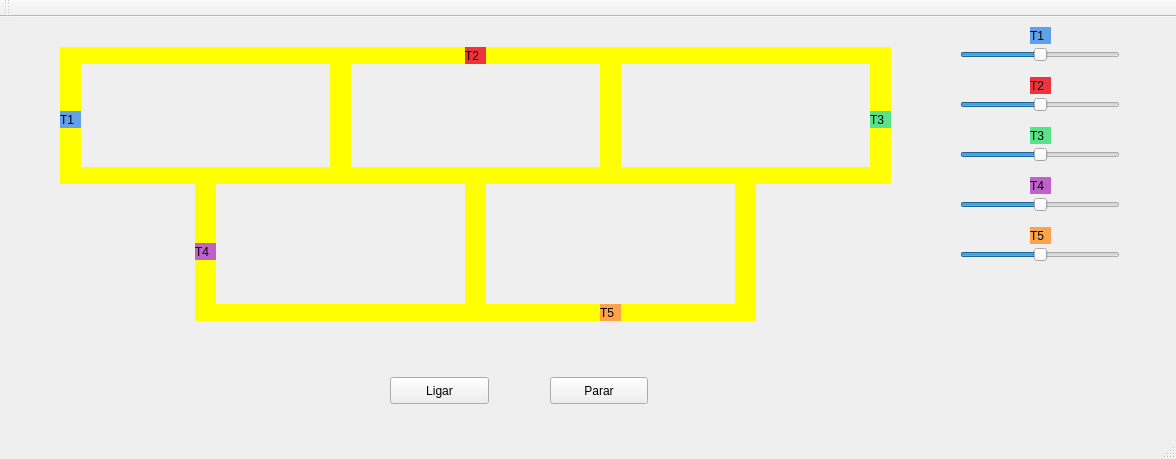
<?xml version="1.0" encoding="UTF-8"?>
<ui version="4.0">
 <class>MainWindow</class>
 <widget class="QMainWindow" name="MainWindow">
  <property name="geometry">
   <rect>
    <x>0</x>
    <y>0</y>
    <width>1176</width>
    <height>459</height>
   </rect>
  </property>
  <property name="windowTitle">
   <string>MainWindow</string>
  </property>
  <widget class="QWidget" name="centralWidget">
   <widget class="QLabel" name="label_trem1">
    <property name="geometry">
     <rect>
      <x>60</x>
      <y>94</y>
      <width>21</width>
      <height>17</height>
     </rect>
    </property>
    <property name="styleSheet">
     <string notr="true">QLabel { background: rgb(98, 160, 234); text-color: white;}</string>
    </property>
    <property name="text">
     <string>T1</string>
    </property>
   </widget>
   <widget class="QLabel" name="label_trilho1">
    <property name="geometry">
     <rect>
      <x>80</x>
      <y>30</y>
      <width>250</width>
      <height>17</height>
     </rect>
    </property>
    <property name="styleSheet">
     <string notr="true">QLabel { background: yellow}</string>
    </property>
    <property name="text">
     <string/>
    </property>
   </widget>
   <widget class="QLabel" name="label_trilho2">
    <property name="geometry">
     <rect>
      <x>80</x>
      <y>150</y>
      <width>250</width>
      <height>17</height>
     </rect>
    </property>
    <property name="styleSheet">
     <string notr="true">QLabel { background: yellow}</string>
    </property>
    <property name="text">
     <string/>
    </property>
   </widget>
   <widget class="QLabel" name="label_trilho3">
    <property name="geometry">
     <rect>
      <x>330</x>
      <y>30</y>
      <width>21</width>
      <height>137</height>
     </rect>
    </property>
    <property name="styleSheet">
     <string notr="true">QLabel { background: yellow}</string>
    </property>
    <property name="text">
     <string/>
    </property>
   </widget>
   <widget class="QLabel" name="label_trilho4">
    <property name="geometry">
     <rect>
      <x>60</x>
      <y>30</y>
      <width>21</width>
      <height>137</height>
     </rect>
    </property>
    <property name="styleSheet">
     <string notr="true">QLabel { background: yellow}</string>
    </property>
    <property name="text">
     <string/>
    </property>
   </widget>
   <widget class="QPushButton" name="pushButton">
    <property name="geometry">
     <rect>
      <x>390</x>
      <y>360</y>
      <width>99</width>
      <height>27</height>
     </rect>
    </property>
    <property name="text">
     <string>Ligar</string>
    </property>
   </widget>
   <widget class="QPushButton" name="pushButton_2">
    <property name="geometry">
     <rect>
      <x>550</x>
      <y>360</y>
      <width>98</width>
      <height>27</height>
     </rect>
    </property>
    <property name="text">
     <string>Parar</string>
    </property>
   </widget>
   <widget class="QLabel" name="label_trilho4_2">
    <property name="geometry">
     <rect>
      <x>600</x>
      <y>30</y>
      <width>21</width>
      <height>137</height>
     </rect>
    </property>
    <property name="styleSheet">
     <string notr="true">QLabel { background: yellow}</string>
    </property>
    <property name="text">
     <string/>
    </property>
   </widget>
   <widget class="QLabel" name="label_trilho1_2">
    <property name="geometry">
     <rect>
      <x>350</x>
      <y>30</y>
      <width>250</width>
      <height>17</height>
     </rect>
    </property>
    <property name="styleSheet">
     <string notr="true">QLabel { background: yellow}</string>
    </property>
    <property name="text">
     <string/>
    </property>
   </widget>
   <widget class="QLabel" name="label_trilho2_2">
    <property name="geometry">
     <rect>
      <x>350</x>
      <y>150</y>
      <width>250</width>
      <height>17</height>
     </rect>
    </property>
    <property name="styleSheet">
     <string notr="true">QLabel { background: yellow}</string>
    </property>
    <property name="text">
     <string/>
    </property>
   </widget>
   <widget class="QLabel" name="label_trem2">
    <property name="geometry">
     <rect>
      <x>465</x>
      <y>30</y>
      <width>21</width>
      <height>17</height>
     </rect>
    </property>
    <property name="styleSheet">
     <string notr="true">QLabel { background: rgb(237, 51, 59)}</string>
    </property>
    <property name="text">
     <string>T2</string>
    </property>
   </widget>
   <widget class="QLabel" name="label_trilho1_3">
    <property name="geometry">
     <rect>
      <x>620</x>
      <y>30</y>
      <width>250</width>
      <height>17</height>
     </rect>
    </property>
    <property name="styleSheet">
     <string notr="true">QLabel { background: yellow}</string>
    </property>
    <property name="text">
     <string/>
    </property>
   </widget>
   <widget class="QLabel" name="label_trilho3_2">
    <property name="geometry">
     <rect>
      <x>870</x>
      <y>30</y>
      <width>21</width>
      <height>137</height>
     </rect>
    </property>
    <property name="styleSheet">
     <string notr="true">QLabel { background: yellow}</string>
    </property>
    <property name="text">
     <string/>
    </property>
   </widget>
   <widget class="QLabel" name="label_trilho2_3">
    <property name="geometry">
     <rect>
      <x>620</x>
      <y>150</y>
      <width>250</width>
      <height>17</height>
     </rect>
    </property>
    <property name="styleSheet">
     <string notr="true">QLabel { background: yellow}</string>
    </property>
    <property name="text">
     <string/>
    </property>
   </widget>
   <widget class="QLabel" name="label_trilho3_3">
    <property name="geometry">
     <rect>
      <x>735</x>
      <y>167</y>
      <width>21</width>
      <height>137</height>
     </rect>
    </property>
    <property name="styleSheet">
     <string notr="true">QLabel { background: yellow}</string>
    </property>
    <property name="text">
     <string/>
    </property>
   </widget>
   <widget class="QLabel" name="label_trilho2_4">
    <property name="geometry">
     <rect>
      <x>485</x>
      <y>287</y>
      <width>250</width>
      <height>17</height>
     </rect>
    </property>
    <property name="styleSheet">
     <string notr="true">QLabel { background: yellow}</string>
    </property>
    <property name="text">
     <string/>
    </property>
   </widget>
   <widget class="QLabel" name="label_trilho3_4">
    <property name="geometry">
     <rect>
      <x>465</x>
      <y>167</y>
      <width>21</width>
      <height>137</height>
     </rect>
    </property>
    <property name="styleSheet">
     <string notr="true">QLabel { background: yellow}</string>
    </property>
    <property name="text">
     <string/>
    </property>
   </widget>
   <widget class="QLabel" name="label_trilho2_5">
    <property name="geometry">
     <rect>
      <x>215</x>
      <y>287</y>
      <width>250</width>
      <height>17</height>
     </rect>
    </property>
    <property name="styleSheet">
     <string notr="true">QLabel { background: yellow}</string>
    </property>
    <property name="text">
     <string/>
    </property>
   </widget>
   <widget class="QLabel" name="label_trilho3_5">
    <property name="geometry">
     <rect>
      <x>195</x>
      <y>167</y>
      <width>21</width>
      <height>137</height>
     </rect>
    </property>
    <property name="styleSheet">
     <string notr="true">QLabel { background: yellow}</string>
    </property>
    <property name="text">
     <string/>
    </property>
   </widget>
   <widget class="QSlider" name="horizontalSlider_T1">
    <property name="geometry">
     <rect>
      <x>960</x>
      <y>30</y>
      <width>160</width>
      <height>16</height>
     </rect>
    </property>
    <property name="minimum">
     <number>0</number>
    </property>
    <property name="maximum">
     <number>200</number>
    </property>
    <property name="value">
     <number>100</number>
    </property>
    <property name="orientation">
     <enum>Qt::Horizontal</enum>
    </property>
   </widget>
   <widget class="QSlider" name="horizontalSlider_T2">
    <property name="geometry">
     <rect>
      <x>960</x>
      <y>80</y>
      <width>160</width>
      <height>16</height>
     </rect>
    </property>
    <property name="minimum">
     <number>0</number>
    </property>
    <property name="maximum">
     <number>200</number>
    </property>
    <property name="value">
     <number>100</number>
    </property>
    <property name="orientation">
     <enum>Qt::Horizontal</enum>
    </property>
   </widget>
   <widget class="QSlider" name="horizontalSlider_T4">
    <property name="geometry">
     <rect>
      <x>960</x>
      <y>180</y>
      <width>160</width>
      <height>16</height>
     </rect>
    </property>
    <property name="minimum">
     <number>0</number>
    </property>
    <property name="maximum">
     <number>200</number>
    </property>
    <property name="value">
     <number>100</number>
    </property>
    <property name="orientation">
     <enum>Qt::Horizontal</enum>
    </property>
   </widget>
   <widget class="QLabel" name="label_trem4_2">
    <property name="geometry">
     <rect>
      <x>1030</x>
      <y>160</y>
      <width>21</width>
      <height>17</height>
     </rect>
    </property>
    <property name="styleSheet">
     <string notr="true">QLabel { background: rgb(192, 97, 203);}</string>
    </property>
    <property name="text">
     <string>T4</string>
    </property>
   </widget>
   <widget class="QSlider" name="horizontalSlider_T3">
    <property name="geometry">
     <rect>
      <x>960</x>
      <y>130</y>
      <width>160</width>
      <height>16</height>
     </rect>
    </property>
    <property name="minimum">
     <number>0</number>
    </property>
    <property name="maximum">
     <number>200</number>
    </property>
    <property name="value">
     <number>100</number>
    </property>
    <property name="orientation">
     <enum>Qt::Horizontal</enum>
    </property>
   </widget>
   <widget class="QLabel" name="label_trem3_2">
    <property name="geometry">
     <rect>
      <x>1030</x>
      <y>110</y>
      <width>21</width>
      <height>17</height>
     </rect>
    </property>
    <property name="styleSheet">
     <string notr="true">QLabel { background: rgb(87, 227, 137);}</string>
    </property>
    <property name="text">
     <string>T3</string>
    </property>
   </widget>
   <widget class="QSlider" name="horizontalSlider_T5">
    <property name="geometry">
     <rect>
      <x>960</x>
      <y>230</y>
      <width>160</width>
      <height>16</height>
     </rect>
    </property>
    <property name="minimum">
     <number>0</number>
    </property>
    <property name="maximum">
     <number>200</number>
    </property>
    <property name="value">
     <number>100</number>
    </property>
    <property name="orientation">
     <enum>Qt::Horizontal</enum>
    </property>
   </widget>
   <widget class="QLabel" name="label_trem5_2">
    <property name="geometry">
     <rect>
      <x>1030</x>
      <y>210</y>
      <width>21</width>
      <height>17</height>
     </rect>
    </property>
    <property name="styleSheet">
     <string notr="true">QLabel { background: rgb(255, 163, 72);}</string>
    </property>
    <property name="text">
     <string>T5</string>
    </property>
   </widget>
   <widget class="QLabel" name="label_trem1_2">
    <property name="geometry">
     <rect>
      <x>1030</x>
      <y>10</y>
      <width>21</width>
      <height>17</height>
     </rect>
    </property>
    <property name="styleSheet">
     <string notr="true">QLabel { background: rgb(98, 160, 234); text-color: white;}</string>
    </property>
    <property name="text">
     <string>T1</string>
    </property>
   </widget>
   <widget class="QLabel" name="label_trem2_2">
    <property name="geometry">
     <rect>
      <x>1030</x>
      <y>60</y>
      <width>21</width>
      <height>17</height>
     </rect>
    </property>
    <property name="styleSheet">
     <string notr="true">QLabel { background: rgb(237, 51, 59)}</string>
    </property>
    <property name="text">
     <string>T2</string>
    </property>
   </widget>
   <widget class="QLabel" name="label_trem5">
    <property name="geometry">
     <rect>
      <x>600</x>
      <y>287</y>
      <width>21</width>
      <height>17</height>
     </rect>
    </property>
    <property name="styleSheet">
     <string notr="true">QLabel { background: rgb(255, 163, 72);}</string>
    </property>
    <property name="text">
     <string>T5</string>
    </property>
   </widget>
   <widget class="QLabel" name="label_trem4">
    <property name="geometry">
     <rect>
      <x>195</x>
      <y>226</y>
      <width>21</width>
      <height>17</height>
     </rect>
    </property>
    <property name="styleSheet">
     <string notr="true">QLabel { background: rgb(192, 97, 203);}</string>
    </property>
    <property name="text">
     <string>T4</string>
    </property>
   </widget>
   <widget class="QLabel" name="label_trem3">
    <property name="geometry">
     <rect>
      <x>870</x>
      <y>94</y>
      <width>21</width>
      <height>17</height>
     </rect>
    </property>
    <property name="styleSheet">
     <string notr="true">QLabel { background: rgb(87, 227, 137);}</string>
    </property>
    <property name="text">
     <string>T3</string>
    </property>
   </widget>
   <zorder>label_trilho1</zorder>
   <zorder>label_trilho2</zorder>
   <zorder>label_trilho3</zorder>
   <zorder>label_trilho4</zorder>
   <zorder>label_trem1</zorder>
   <zorder>pushButton</zorder>
   <zorder>pushButton_2</zorder>
   <zorder>label_trilho4_2</zorder>
   <zorder>label_trilho1_2</zorder>
   <zorder>label_trilho2_2</zorder>
   <zorder>label_trem2</zorder>
   <zorder>label_trilho1_3</zorder>
   <zorder>label_trilho3_2</zorder>
   <zorder>label_trilho2_3</zorder>
   <zorder>label_trilho3_3</zorder>
   <zorder>label_trilho2_4</zorder>
   <zorder>label_trilho3_4</zorder>
   <zorder>label_trilho2_5</zorder>
   <zorder>label_trilho3_5</zorder>
   <zorder>horizontalSlider_T1</zorder>
   <zorder>horizontalSlider_T2</zorder>
   <zorder>horizontalSlider_T4</zorder>
   <zorder>label_trem4_2</zorder>
   <zorder>horizontalSlider_T3</zorder>
   <zorder>label_trem3_2</zorder>
   <zorder>horizontalSlider_T5</zorder>
   <zorder>label_trem5_2</zorder>
   <zorder>label_trem1_2</zorder>
   <zorder>label_trem2_2</zorder>
   <zorder>label_trem5</zorder>
   <zorder>label_trem4</zorder>
   <zorder>label_trem3</zorder>
  </widget>
  <widget class="QMenuBar" name="menuBar">
   <property name="geometry">
    <rect>
     <x>0</x>
     <y>0</y>
     <width>1176</width>
     <height>22</height>
    </rect>
   </property>
  </widget>
  <widget class="QToolBar" name="mainToolBar">
   <attribute name="toolBarArea">
    <enum>TopToolBarArea</enum>
   </attribute>
   <attribute name="toolBarBreak">
    <bool>false</bool>
   </attribute>
  </widget>
  <widget class="QStatusBar" name="statusBar"/>
 </widget>
 <layoutdefault spacing="6" margin="11"/>
 <resources/>
 <connections/>
</ui>
